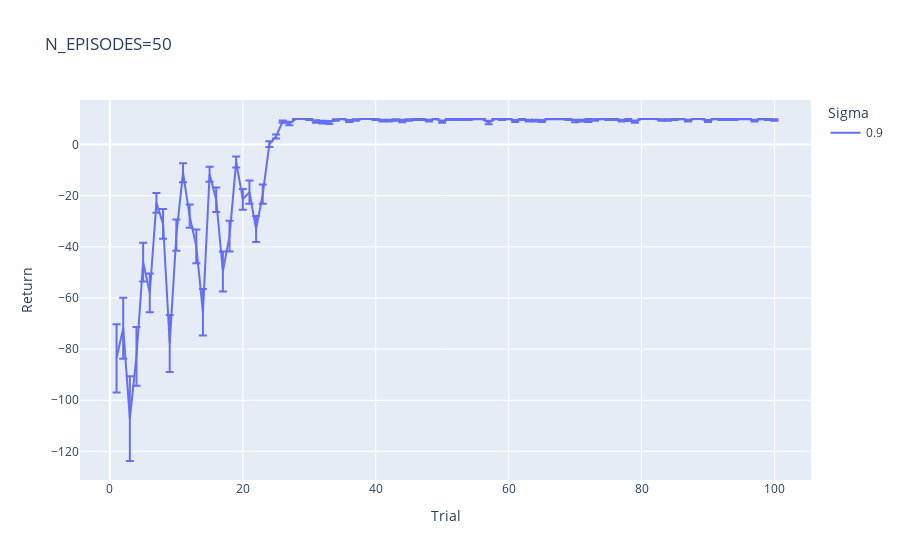

This figure's notebook cell:
### Code cell
fig = px.line(avg_df, x="Trial", y="Return", error_y=std_err, color="Sigma", title=f"N_EPISODES={N_EPISODES}")
fig.show()

### Figure 1 — Plotly figure (JSON) as saved in the notebook; plotly's stock layout.template omitted (floating-point values rounded to 4 significant figures)
{"data": [{"error_y": {"array": [13.34, 11.92, 16.56, 11.49, 7.554, 7.559, 3.844, 5.801, 11.1, 6.103, 3.739, 4.527, 6.581, 9.067, 2.933, 4.81, 7.824, 6.048, 2.165, 4.061, 4.563, 5.065, 3.773, 1.124, 0.7793, 0.4286, 0.6815, 0, 0, 0.2, 0.5151, 0.5451, 0.5721, 0.2799, 0, 0.3876, 0.2799, 0, 0, 0.2, 0.3393, 0.3393, 0.2799, 0.4815, 0.2799, 0.2, 0.2, 0.3393, 0, 0.4286, 0.2, 0.2, 0.2, 0.2, 0, 0, 0.7004, 0, 0.2, 0, 0.3876, 0.2, 0.3393, 0.3393, 0.3876, 0, 0, 0, 0.2, 0.4815, 0.3393, 0.6, 0.2799, 0, 0.2, 0.2, 0.3393, 0.4, 0.4286, 0, 0, 0, 0.2799, 0.2799, 0.2, 0, 0.3393, 0, 0, 0.3876, 0, 0.2, 0.2, 0.2, 0, 0, 0.3393, 0, 0.2, 0.2799]}, "hovertemplate": "Sigma=0.9<br>Trial=%{x}<br>Return=%{y}<extra></extra>", "legendgroup": "0.9", "line": {"color": "#636efa", "dash": "solid"}, "marker": {"symbol": "circle"}, "mode": "lines", "name": "0.9", "orientation": "v", "showlegend": true, "type": "scatter", "x": [1, 2, 3, 4, 5, 6, 7, 8, 9, 10, 11, 12, 13, 14, 15, 16, 17, 18, 19, 20, 21, 22, 23, 24, 25, 26, 27, 28, 29, 30, 31, 32, 33, 34, 35, 36, 37, 38, 39, 40, 41, 42, 43, 44, 45, 46, 47, 48, 49, 50, 51, 52, 53, 54, 55, 56, 57, 58, 59, 60, 61, 62, 63, 64, 65, 66, 67, 68, 69, 70, 71, 72, 73, 74, 75, 76, 77, 78, 79, 80, 81, 82, 83, 84, 85, 86, 87, 88, 89, 90, 91, 92, 93, 94, 95, 96, 97, 98, 99, 100], "xaxis": "x", "y": [-83.6, -71.8, -107.2, -82.8, -46, -58, -22.8, -31, -77.8, -35.4, -11, -28, -39.8, -65.6, -11.6, -21.6, -49.6, -35.8, -6.8, -21.4, -18.6, -33, -19.4, 0.2, 3.2, 9, 8.2, 10, 10, 9.8, 9, 8.8, 8.6, 9.6, 10, 9.2, 9.6, 10, 10, 9.8, 9.4, 9.4, 9.6, 9.2, 9.6, 9.8, 9.8, 9.4, 10, 9, 9.8, 9.8, 9.8, 9.8, 10, 10, 8.6, 10, 9.8, 10, 9.2, 9.8, 9.4, 9.4, 9.2, 10, 10, 10, 9.8, 9.2, 9.4, 9.4, 9.6, 10, 9.8, 9.8, 9.4, 9.6, 9, 10, 10, 10, 9.6, 9.6, 9.8, 10, 9.4, 10, 10, 9.2, 10, 9.8, 9.8, 9.8, 10, 10, 9.4, 10, 9.8, 9.6], "yaxis": "y"}], "layout": {"legend": {"title": {"text": "Sigma"}, "tracegroupgap": 0}, "title": {"text": "N_EPISODES=50"}, "xaxis": {"anchor": "y", "domain": [0, 1], "title": {"text": "Trial"}}, "yaxis": {"anchor": "x", "domain": [0, 1], "title": {"text": "Return"}}}}
